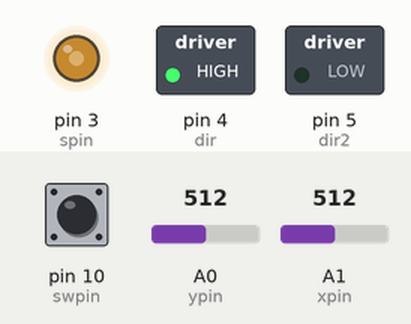
Recording of a sketch running on a simulated Arduino Uno, built with avr-gcc and run on an emulated ATmega328P. On the bench: switched loads named in the sketch (green lamp = pin HIGH), output pins drawn as LEDs (lit = HIGH). Inputs (shaded band) come from the test bench; at power-on: A1 (xpin) = 512, A0 (ypin) = 512, pin 10 (swpin) HIGH. What the sketch prints to the serial monitor is not drawn.

Above: at 1.2 s.
1.3 s: A1 (xpin) set to 414
2.8 s: A1 (xpin) set to 381
At 3.3 s:
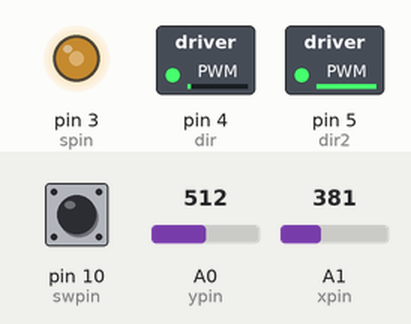
4.3 s: A0 (ypin) set to 710
At 5.2 s:
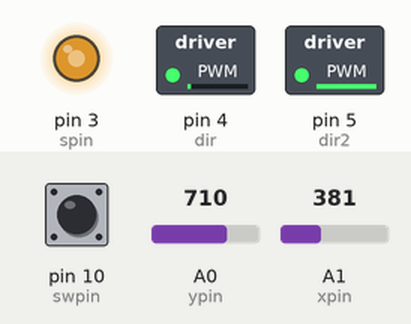
5.8 s: A0 (ypin) set to 900
At 6.3 s:
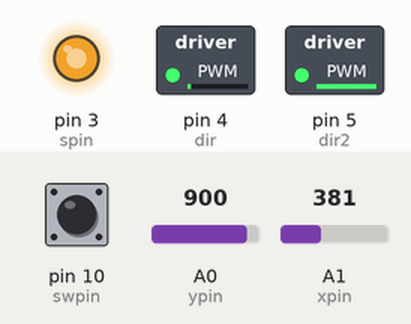
7.3 s: A1 (xpin) set to 410
At 8.5 s:
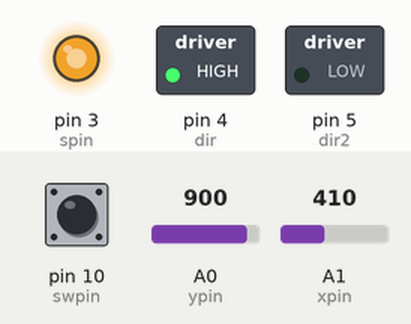
8.8 s: A0 (ypin) set to 716
At 9.8 s:
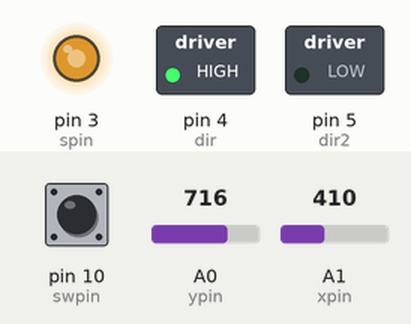
Timing chart, 0 to 11.3 s (numbered marks = the images above; inputs shaded):
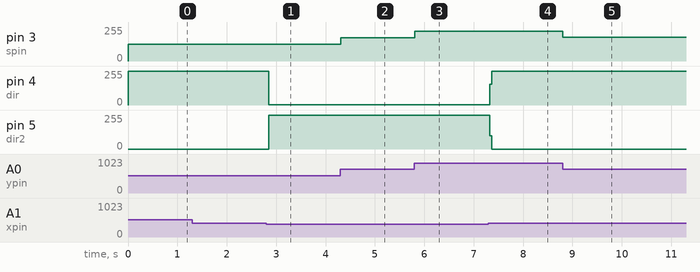

The sketch:

JoystuckControlledDcmotor.ino
```cpp
int xpin=A1;
int ypin=A0;
int swpin=10;
int xval;
int yval;
int swval;

int spin=3;
int dir=4;
int dir2=5;
int mspeed;


void setup() {
  // put your setup code here, to run once:
pinMode(xpin,INPUT);
pinMode(ypin,INPUT);
pinMode(swpin,INPUT);
digitalWrite(swpin,HIGH);
Serial.begin(9600);

pinMode(spin,OUTPUT);
pinMode(dir,OUTPUT);
pinMode(dir2,OUTPUT);

}

void loop() {
  // put your main code here, to run repeatedly:
xval=analogRead(xpin);
yval=analogRead(ypin);
swval=digitalRead(swpin);
Serial.println(swval);
mspeed=(255./1023.)*yval;


digitalWrite(dir,HIGH);
digitalWrite(dir2,LOW);
analogWrite(spin,mspeed);


if (xval>700) {
  digitalWrite(dir,HIGH);
  digitalWrite(dir2,LOW);

}
if (xval<400){
  digitalWrite(dir,LOW);
  digitalWrite(dir2,HIGH);
}
}
```

Measured:
- the behaviour switches between 400 and 399 on A1 (xpin) (found by bisection; images 0 and 1)
- after the input at 2.8 s, pin 4 (dir): 255/255 → 1/255 after 0.05 s; pin 5 (dir2): 0/255 → 254/255 after 0.05 s
- after the input at 4.3 s, pin 3 (spin): 127/255 → 176/255 at once
- after the input at 5.8 s, pin 3 (spin): 176/255 → 224/255 at once
- after the input at 7.3 s, pin 4 (dir): 1/255 → 255/255 at once; pin 5 (dir2): 254/255 → 0/255 at once
- after the input at 8.8 s, pin 3 (spin): 224/255 → 178/255 at once
